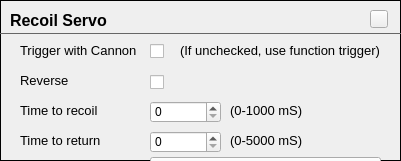
               <widget class="FrameContent" name="frmRecoilSettings">
                <property name="geometry">
                 <rect>
                  <x>10</x>
                  <y>390</y>
                  <width>401</width>
                  <height>161</height>
                 </rect>
                </property>
                <property name="frameShape">
                 <enum>QFrame::Box</enum>
                </property>
                <property name="frameShadow">
                 <enum>QFrame::Plain</enum>
                </property>
                <widget class="QLabel" name="label_21">
                 <property name="geometry">
                  <rect>
                   <x>10</x>
                   <y>10</y>
                   <width>131</width>
                   <height>21</height>
                  </rect>
                 </property>
                 <property name="font">
                  <font>
                   <family>MS Shell Dlg 2</family>
                   <pointsize>12</pointsize>
                   <weight>75</weight>
                   <bold>true</bold>
                  </font>
                 </property>
                 <property name="styleSheet">
                  <string notr="true"/>
                 </property>
                 <property name="text">
                  <string>Recoil Servo</string>
                 </property>
                </widget>
                <widget class="QFrame" name="frame_7">
                 <property name="geometry">
                  <rect>
                   <x>0</x>
                   <y>23</y>
                   <width>401</width>
                   <height>20</height>
                  </rect>
                 </property>
                 <property name="styleSheet">
                  <string notr="true">color: #666;</string>
                 </property>
                 <property name="frameShape">
                  <enum>QFrame::HLine</enum>
                 </property>
                 <property name="frameShadow">
                  <enum>QFrame::Plain</enum>
                 </property>
                </widget>
                <widget class="QLabel" name="label_28">
                 <property name="geometry">
                  <rect>
                   <x>20</x>
                   <y>100</y>
                   <width>91</width>
                   <height>21</height>
                  </rect>
                 </property>
                 <property name="font">
                  <font>
                   <pointsize>10</pointsize>
                  </font>
                 </property>
                 <property name="text">
                  <string>Time to recoil</string>
                 </property>
                </widget>
                <widget class="QLabel" name="label_29">
                 <property name="geometry">
                  <rect>
                   <x>230</x>
                   <y>100</y>
                   <width>81</width>
                   <height>21</height>
                  </rect>
                 </property>
                 <property name="font">
                  <font>
                   <pointsize>10</pointsize>
                  </font>
                 </property>
                 <property name="text">
                  <string>(0-1000 mS)</string>
                 </property>
                </widget>
                <widget class="QLabel" name="label_30">
                 <property name="geometry">
                  <rect>
                   <x>20</x>
                   <y>130</y>
                   <width>91</width>
                   <height>21</height>
                  </rect>
                 </property>
                 <property name="font">
                  <font>
                   <pointsize>10</pointsize>
                  </font>
                 </property>
                 <property name="text">
                  <string>Time to return</string>
                 </property>
                </widget>
                <widget class="QLabel" name="label_31">
                 <property name="geometry">
                  <rect>
                   <x>230</x>
                   <y>130</y>
                   <width>81</width>
                   <height>21</height>
                  </rect>
                 </property>
                 <property name="font">
                  <font>
                   <pointsize>10</pointsize>
                  </font>
                 </property>
                 <property name="text">
                  <string>(0-5000 mS)</string>
                 </property>
                </widget>
                <widget class="HelpButton" name="hpbRecoilServo">
                 <property name="geometry">
                  <rect>
                   <x>370</x>
                   <y>10</y>
                   <width>18</width>
                   <height>18</height>
                  </rect>
                 </property>
                 <property name="maximumSize">
                  <size>
                   <width>18</width>
                   <height>18</height>
                  </size>
                 </property>
                 <property name="text">
                  <string/>
                 </property>
                </widget>
                <widget class="QSpinBox" name="spinRecoilTimeToRecoil">
                 <property name="geometry">
                  <rect>
                   <x>150</x>
                   <y>101</y>
                   <width>71</width>
                   <height>22</height>
                  </rect>
                 </property>
                 <property name="maximum">
                  <number>1000</number>
                 </property>
                </widget>
                <widget class="QSpinBox" name="spinRecoilTimeToReturn">
                 <property name="geometry">
                  <rect>
                   <x>150</x>
                   <y>131</y>
                   <width>71</width>
                   <height>22</height>
                  </rect>
                 </property>
                 <property name="maximum">
                  <number>5000</number>
                 </property>
                </widget>
                <widget class="QCheckBox" name="chkEnableRecoilServo">
                 <property name="geometry">
                  <rect>
                   <x>150</x>
                   <y>42</y>
                   <width>71</width>
                   <height>18</height>
                  </rect>
                 </property>
                 <property name="text">
                  <string/>
                 </property>
                </widget>
                <widget class="QLabel" name="label_305">
                 <property name="geometry">
                  <rect>
                   <x>20</x>
                   <y>40</y>
                   <width>121</width>
                   <height>21</height>
                  </rect>
                 </property>
                 <property name="font">
                  <font>
                   <pointsize>10</pointsize>
                  </font>
                 </property>
                 <property name="text">
                  <string>Trigger with Cannon</string>
                 </property>
                </widget>
                <widget class="QLabel" name="label_311">
                 <property name="geometry">
                  <rect>
                   <x>180</x>
                   <y>40</y>
                   <width>201</width>
                   <height>21</height>
                  </rect>
                 </property>
                 <property name="font">
                  <font>
                   <pointsize>10</pointsize>
                  </font>
                 </property>
                 <property name="text">
                  <string>(If unchecked, use function trigger)</string>
                 </property>
                </widget>
                <widget class="QCheckBox" name="chkRecoilServoReversed">
                 <property name="geometry">
                  <rect>
                   <x>150</x>
                   <y>73</y>
                   <width>21</width>
                   <height>18</height>
                  </rect>
                 </property>
                 <property name="text">
                  <string/>
                 </property>
                </widget>
                <widget class="QLabel" name="label_315">
                 <property name="geometry">
                  <rect>
                   <x>20</x>
                   <y>70</y>
                   <width>121</width>
                   <height>21</height>
                  </rect>
                 </property>
                 <property name="font">
                  <font>
                   <pointsize>10</pointsize>
                  </font>
                 </property>
                 <property name="text">
                  <string>Reverse</string>
                 </property>
                </widget>
                <widget class="RecoilServoPresetComboBox" name="cboRecoilServoPreset">
                 <property name="geometry">
                  <rect>
                   <x>150</x>
                   <y>157</y>
                   <width>231</width>
                   <height>22</height>
                  </rect>
                 </property>
                </widget>
                <widget class="QLabel" name="lblRecoilServoPreset">
                 <property name="geometry">
                  <rect>
                   <x>20</x>
                   <y>156</y>
                   <width>81</width>
                   <height>21</height>
                  </rect>
                 </property>
                 <property name="font">
                  <font>
                   <pointsize>10</pointsize>
                  </font>
                 </property>
                 <property name="text">
                  <string>Apply Preset</string>
                 </property>
                </widget>
               </widget>
